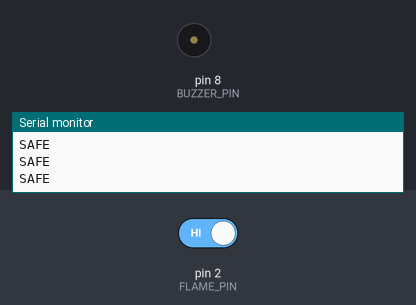
Simulated run of this sketch. Board: Arduino Uno, built with avr-gcc and run on an emulated ATmega328P. On the bench: buzzer (waves = sounding, pin HIGH), the last lines printed to the serial monitor. The inputs (shaded band) are chosen by the test bench; at power-on: pin 2 (FLAME_PIN) HIGH.

Above: at 1.4 s.
1.5 s: pin 2 (FLAME_PIN) driven LOW
At 1.9 s:
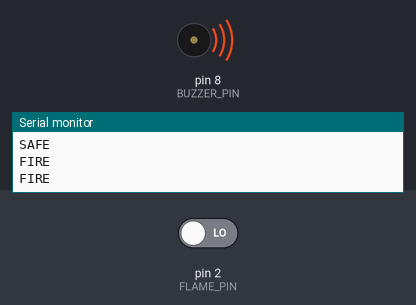
3.0 s: pin 2 (FLAME_PIN) driven HIGH
At 4.2 s:
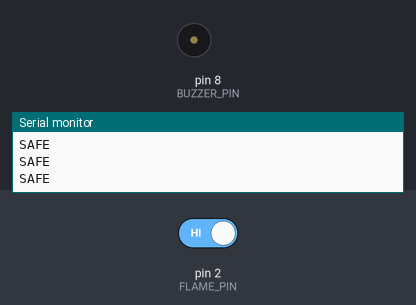
Timing chart, 0 to 6.0 s (numbered marks = the images above; inputs shaded):
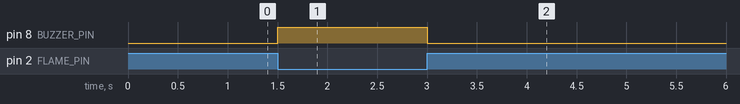

The sketch:

flame_detection.ino
```cpp
/*
  Project 7: Flame Detection System
  Flame Sensor (Digital output) -> Pin 2   (LOW = flame detected on most modules)
  Buzzer                        -> Pin 8
  Sends: "FIRE" or "SAFE"
*/

const int FLAME_PIN = 2;
const int BUZZER_PIN = 8;

void setup() {
  Serial.begin(9600);
  pinMode(FLAME_PIN, INPUT);
  pinMode(BUZZER_PIN, OUTPUT);
  digitalWrite(BUZZER_PIN, LOW);
}

void loop() {
  int flameState = digitalRead(FLAME_PIN);
  bool fireDetected = (flameState == LOW); // most flame sensor modules pull LOW on detection

  digitalWrite(BUZZER_PIN, fireDetected ? HIGH : LOW);

  Serial.println(fireDetected ? "FIRE" : "SAFE");

  delay(300);
}
```

Measured:
- after the input at 1.5 s, pin 8 (BUZZER_PIN): LOW → HIGH at once
- after the input at 3.0 s, pin 8 (BUZZER_PIN): HIGH → LOW at once
